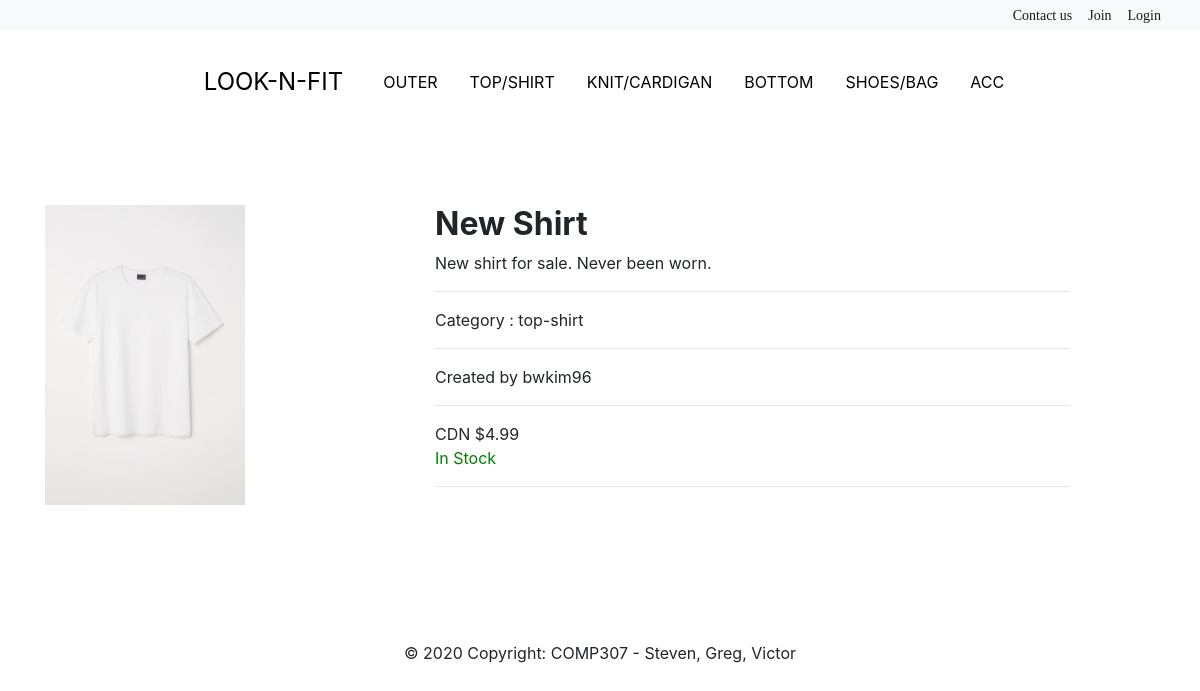
Page /product/9 on the committed database.
### market/models.py (models this page shows, shortened)
class Product(models.Model):
    owner = models.ForeignKey(User, on_delete=models.CASCADE, default ='1')
    title = models.TextField()
    description = models.TextField(max_length=10000)
    image_url = models.FileField(upload_to=get_upload_path)
    inventoryCount = models.IntegerField(default=0)
    created = models.DateTimeField(auto_now_add=True)
    price = models.FloatField()
    category = models.TextField()

### market/views.py (the view)
# urls.py: path('product/<int:product_id>', views.productPage, name='productPage'),
def productPage(request, product_id=None):
    products = Product.objects.all().filter(id=product_id)
    if not products:
        return HttpResponseNotFound('<h1>Page not found</h1>')
    product = products[0]
    context = {'product': product}
    if request.user.is_authenticated:
        orders = Order.objects.all().filter(user=request.user, ordered=False)
        if orders.exists():
            order = orders[0]
            context['order'] = order
    return render(request, 'productPage.html', context)

### templates/productPage.html (shortened to what this page needs)
{% extends 'base.html' %}
{% block content %}
<div class="row">
    <div class="col-sm-4" style="margin-right:10px;"><img style="width:200px;"src="{{ product.image_url.url }}" alt="Product image" /></div>
	<div class="col-md-7">
		<h2><strong>{{ product.title }}</strong></h2>
		<div class="product-description">{{ product.description }}</div>
		<hr>
		<div>Category : {{product.category}}</div>
		<hr>
		<div class="product-price">Created by {{ product.owner }}</div>
		<hr>
		<div class="product-price">CDN ${{ product.price|floatformat:2 }}</div>
        {% if product.inventoryCount > 0 %}
		    <div style="color:green;">In Stock</div>
        {% else %}
            <span style="color:red;">Out of Stock</span>
        {% endif %}
		<hr>
	</div>
</div>
<br><br>
{% endblock content %}

### static/css/navbar.css (style rules this page uses)
body { display: flex; flex-direction: column; background-color: white; }

### rows in the picture
Product: image_url (picture), title "New Shirt", description "New shirt for sale. Never been worn.", category "top-shirt", owner "bwkim96", price "4.99"
